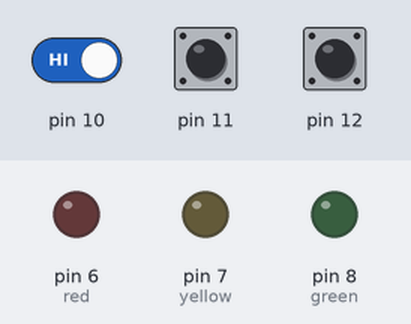
The sketch below on a simulated Arduino Uno, built with avr-gcc and run on an emulated ATmega328P. Parts: output pins drawn as LEDs (lit = HIGH). Dashed ring = blinking. The test bench sets the inputs (shaded band); at power-on: pin 11 HIGH, pin 10 HIGH, pin 12 HIGH.

Above: at 1.2 s.
1.3 s: pin 11 pulled LOW for 3.2 s
At 2.8 s:
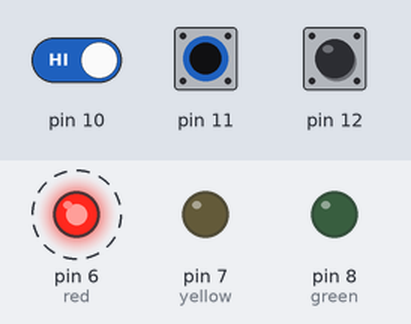
6.0 s: pin 11 pulled LOW for 0.15 s
At 6.7 s:
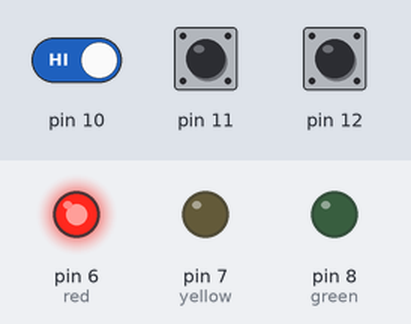
9.1 s: pin 10 driven LOW and pin 11 driven LOW
At 10.0 s:
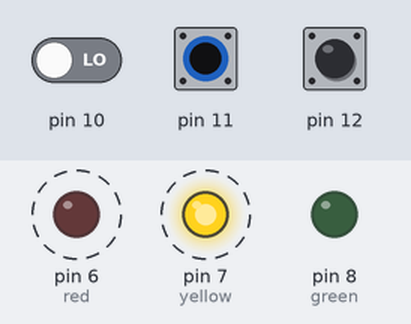
12.1 s: pin 12 pulled LOW for 0.15 s
At 14.2 s:
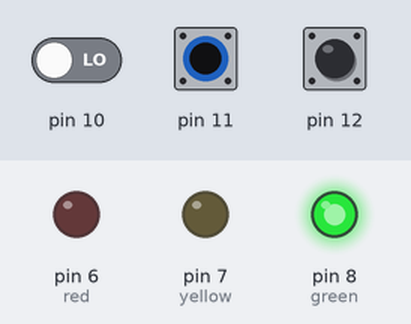
15.2 s: pin 12 pulled LOW for 1 s
At 15.6 s:
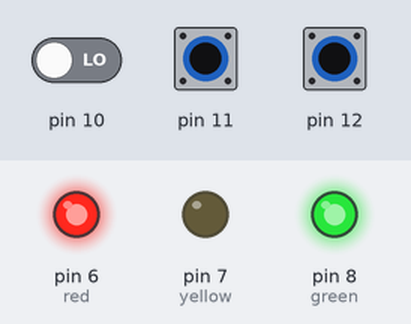
17.7 s: pin 12 pulled LOW for 3.2 s
At 20.55 s:
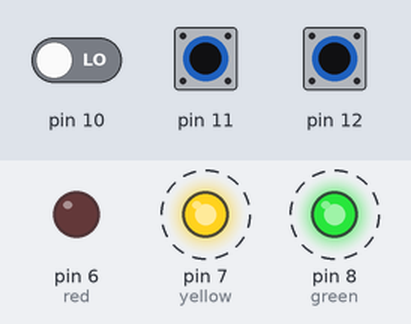
Timing chart, 0 to 25.3 s (numbered marks = the images above; inputs shaded):
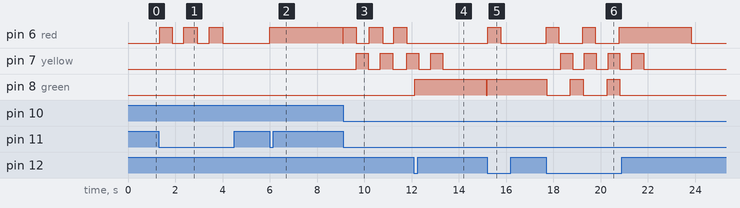

Measured:
- after the input at 1.3 s, pin 6 (red): alternates HIGH for 0.57 s and LOW for 0.49 s, 6 changes in all, then stays LOW, starting at once
- after the input at 6.0 s, pin 6 (red): LOW → HIGH at once, → LOW 3.1 s later
- after the input at 9.1 s, pin 6 (red): alternates HIGH for 0.56 s and LOW for 0.51 s, starting at once; pin 7 (yellow): alternates HIGH for 0.51 s and LOW for 0.56 s, starting after 0.56 s
- after the input at 12.1 s, pin 6 (red): stops changing and stays LOW; pin 7 (yellow): goes on until 13.3 s, then stays LOW; pin 8 (green): LOW → HIGH at once, → LOW 3.0 s later
- after the input at 15.2 s, pin 6 (red): LOW → HIGH at once, → LOW 0.54 s later; pin 8 (green): LOW → HIGH at once
- after the input at 17.7 s, pin 6 (red): goes HIGH 0.52 s, LOW 1.0 s, HIGH 0.53 s, LOW 1.0 s, HIGH 3.0 s, then LOW, starting at once; pin 7 (yellow): alternates HIGH for 0.50 s and LOW for 0.50 s, 8 changes in all, then stays LOW, starting after 0.61 s

The sketch:

main.ino
```cpp
#include <Arduino_FreeRTOS.h>
#include "semphr.h"
#include "queue.h"
#include "task.h"

#define bred 11
#define byellow 10
#define bgreen 12

#define red 6
#define yellow 7
#define green 8

// red and green LED state
int redst = 0;
int greenst = 0;

// For timer                    R  Y  G
unsigned long CurrentTime[3] = {0, 0, 0};
// Debouncing timer           R  Y  G
unsigned long Debounce[3] = {0, 0, 0};

// Queue for button
QueueHandle_t ledQueue;
// Token for led priority
SemaphoreHandle_t token[3];

void setup()
{
  Serial.begin(9600);
  ledQueue = xQueueCreate(10, sizeof(int32_t));
  xTaskCreate(vSenderTask, "Red SW", 100, bred, 1, NULL);
  xTaskCreate(vSenderTask, "Yellow SW", 100, byellow, 1, NULL);
  xTaskCreate(vSenderTask, "Green SW", 100, bgreen, 1, NULL);

  xTaskCreate(redLED, "Red LED", 100, NULL, 1, NULL);
  xTaskCreate(yellowLED, "Yellow LED", 100, NULL, 1, NULL);
  xTaskCreate(greenLED, "Green LED", 100, NULL, 1, NULL);

  // Givetoken for each LED
  for (int i = 0; i < 3; i++)
  {
    token[i] = xSemaphoreCreateBinary();
    xSemaphoreGive(token[i]);
  }
}

// Task for button
void vSenderTask(void *pvParameters)
{
  BaseType_t qStatus;
  int32_t valueToSend = 0;
  int32_t bt = (int32_t)pvParameters;
  pinMode(bt, INPUT_PULLUP);
  while (1)
  {
    // Check input_pullup
    if (!digitalRead(bt))
    {
      // Send button pin
      valueToSend = bt;
      // add to queue
      qStatus = xQueueSend(ledQueue, &valueToSend, 0);
      vTaskDelay(1);
    }
  }
}

void redLED(void *pvParameters)
{
  int32_t valueReceived;
  pinMode(red, OUTPUT);
  BaseType_t qStatus;
  const TickType_t xTicksToWait = pdMS_TO_TICKS(100);

  while (1)
  {
    qStatus = xQueueReceive(ledQueue, &valueReceived, xTicksToWait);
    if (qStatus == pdPASS)
    {

      // Check red button
      if (valueReceived == bred && millis() - Debounce[0] >= 500)
      {
        Debounce[0] = millis();
        // Check for red token
        if (xSemaphoreTake(token[0], 1) == pdTRUE)
        {
          CurrentTime[0] = millis();
          redst = 1;
        }
        else
        {
          // If push red button for 2nd time, it'll turn off
          redst = 0;
        }
      }
    }
    redLEDControl(redst); // For controlling red LED
  }
}

void yellowLED(void *pvParameters)
{
  int32_t valueReceived;
  pinMode(yellow, OUTPUT);
  BaseType_t qStatus;
  const TickType_t xTicksToWait = pdMS_TO_TICKS(100);

  while (1)
  {
    qStatus = xQueueReceive(ledQueue, &valueReceived, xTicksToWait);
    if (qStatus == pdPASS)
    {
      // Check for yellow button
      if (valueReceived == byellow && millis() - Debounce[1] >= 500)
      {
        Debounce[1] = millis();
        // check for red token
        if (xSemaphoreTake(token[0], 1) == pdTRUE)
        {
          // Unlock red token
          xSemaphoreGive(token[0]);
          // Check for green token
          if (xSemaphoreTake(token[2], 1) == pdTRUE)
          {
            // Unlock greeen token
            xSemaphoreGive(token[2]);
            // Check for yellow token
            if (xSemaphoreTake(token[1], 1) == pdTRUE)
            {
              // Turn yellow LED on
              yellowLEDControl(1);
            }
          }
        }
      }
    }
  }
}

void greenLED(void *pvParameters)
{
  int32_t valueReceived;
  pinMode(green, OUTPUT);
  BaseType_t qStatus;
  const TickType_t xTicksToWait = pdMS_TO_TICKS(100);

  while (1)
  {
    qStatus = xQueueReceive(ledQueue, &valueReceived, xTicksToWait);
    if (qStatus == pdPASS)
    {
      // Check for green button
      if (valueReceived == bgreen && millis() - Debounce[2] >= 500)
      {
        Debounce[2] = millis();
        // Check red token
        if (xSemaphoreTake(token[0], 1) == pdTRUE)
        {
          // Unlock red token
          xSemaphoreGive(token[0]);
          // Check for green token ifself
          if (xSemaphoreTake(token[2], 1) == pdTRUE)
          {
            CurrentTime[2] = millis();
            greenst = 1; // Turn on
          }
          else
          {
            greenst = 0; // Turn off if push green button when green LED is on
          }
        }
      }
    }
    greenLEDControl(greenst); // controlling green LED
  }
}
void loop() {}

void redLEDControl(int state)
{
  // if red state is on
  if (state)
  {
    digitalWrite(red, HIGH);
    // check for timer 3sec.
    if (millis() - CurrentTime[0] >= 3000)
    {
      digitalWrite(red, LOW);
      redst = 0;
      // unlock red token
      xSemaphoreGive(token[0]);
    }
  }
  else
  { // for push button 2nd time
    digitalWrite(red, LOW);
    xSemaphoreGive(token[0]); // unlock
  }
}

void yellowLEDControl(int state)
{
  // if yellow lED on
  if (state)
  {
    // counter for yellow blink
    int cnt_Yellow = 0;
    while (cnt_Yellow < 4)
    {
      // check for each time of blink
      if (millis() - CurrentTime[1] >= 500)
      {
        // switching between on and off
        digitalWrite(yellow, digitalRead(yellow) ^ 1);
        cnt_Yellow++;
        CurrentTime[1] = millis();
      }
    }
    // unlock yellow token
    xSemaphoreGive(token[1]);
  }
}

void greenLEDControl(int state)
{
  // If green led state on
  if (state)
  {
    digitalWrite(green, HIGH);
    // check for timer 3 sec.
    if (millis() - CurrentTime[2] >= 3000)
    {
      digitalWrite(green, LOW);
      greenst = 0;
      // unlock token
      xSemaphoreGive(token[2]);
    }
  }
  else
  { // for push button 2nd time
    digitalWrite(green, LOW);
    // unlock token
    xSemaphoreGive(token[2]);
  }
}
```
